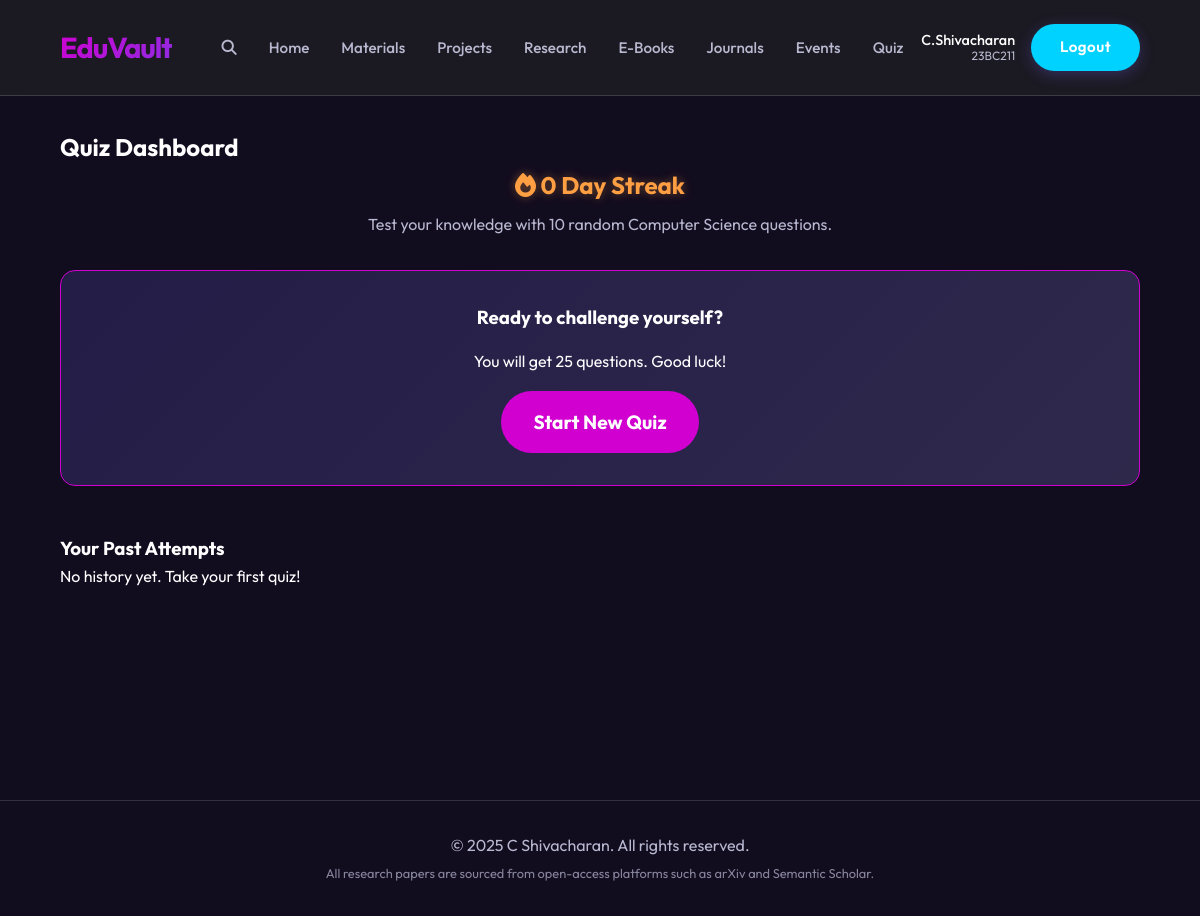
The page /quiz (signed in) on the database its author committed.
### models.py (models this page shows, shortened)
class User(UserMixin, db.Model):
    id = db.Column(db.Integer, primary_key=True)
    admission_number = db.Column(db.String(20), unique=True, nullable=False)
    name = db.Column(db.String(100), nullable=False) # Students name
    password_hash = db.Column(db.String(128))
    role = db.Column(db.String(10), default='student')
    recovery_codes = db.Column(db.String(200), nullable=True) # Comma separated codes
    quiz_streak = db.Column(db.Integer, default=0)
    last_quiz_date = db.Column(db.Date, nullable=True)
    bookmarks = db.relationship('Bookmark', backref='user', lazy=True, cascade='all, delete-orphan')
    quiz_results = db.relationship('QuizResult', backref='user', lazy=True, cascade='all, delete-orphan')

### routes.py (the view)
@main_bp.route('/quiz')
@login_required
def quiz():
    history = QuizResult.query.filter_by(user_id=current_user.id).order_by(QuizResult.date_played.desc()).all()
    return render_template('quiz_dashboard.html', history=history)

### app.py (called while the page is built)
def create_app():
    app = Flask(__name__)
    app.config['SECRET_KEY'] = 'dev_secret_key' # Change for production
    app.config['SQLALCHEMY_DATABASE_URI'] = 'sqlite:///eduvault.db'
    app.config['SQLALCHEMY_TRACK_MODIFICATIONS'] = False
    app.config['UPLOAD_FOLDER'] = os.path.join('static', 'uploads')
    from flask_login import LoginManager
    login_manager = LoginManager()
    login_manager.login_view = 'main.login'
    login_manager.init_app(app)
    db.init_app(app)
    from models import User, Material, Event, Question, QuizResult
    @login_manager.user_loader
    def load_user(user_id):
        return User.query.get(int(user_id))
    with app.app_context():
        db.create_all()
    from routes import main_bp
    app.register_blueprint(main_bp)
    return app

### templates/quiz_dashboard.html (shortened to what this page needs)
{% extends 'base.html' %}
{% block content %}
<div class="container">
    <h2>Quiz Dashboard</h2>
    <div class="streak-badge">
        <i class="fas fa-fire"></i> {{ current_user.quiz_streak }} Day Streak
    </div>
    <p class="subtitle">Test your knowledge with 10 random Computer Science questions.</p>
    <div class="action-card">
        <h3>Ready to challenge yourself?</h3>
        <p>You will get 25 questions. Good luck!</p>
        <a href="{{ url_for('main.start_quiz') }}" class="btn-start">Start New Quiz</a>
    </div>
    <div class="history-section">
        <h3>Your Past Attempts</h3>
        {% if history %}
        <table class="history-table">
            <thead>
                <tr>
                    <th>Date</th>
                    <th>Score</th>
                    <th>Percentage</th>
                </tr>
            </thead>
            <tbody>
                {% for attempt in history %}
                <tr>
                    <td>{{ attempt.date_played.strftime('%Y-%m-%d %H:%M') }}</td>
                    <td><span class="score-badge">{{ attempt.score }} / {{ attempt.total }}</span></td>
                    <td>{{ (attempt.score / attempt.total * 100)|round(1) }}%</td>
                </tr>
                {% endfor %}
            </tbody>
        </table>
        {% else %}
        <p class="no-data">No history yet. Take your first quiz!</p>
        {% endif %}
    </div>
</div>
{% endblock %}

### templates/base.html (shortened to what this page needs)
<!DOCTYPE html>
<html lang="en">
<head>
    <link rel="stylesheet" href="{{ url_for('static', filename='css/style.css') }}?v=4">
    <link rel="stylesheet" href="https://cdnjs.cloudflare.com/ajax/libs/font-awesome/6.4.0/css/all.min.css">
</head>
<body>
    <nav>
        <div class="logo">EduVault</div>
        <ul class="nav-links">
            <li>
            <li>
                <a href="#" onclick="toggleSpotlight(); return false;" title="Search Vault (Ctrl+K)">
                    <i class="fas fa-search"></i>
                </a>
            </li>
            <li><a href="{{ url_for('main.index') }}">Home</a></li>
            <li><a href="{{ url_for('main.materials') }}">Materials</a></li>
            <li><a href="{{ url_for('main.projects') }}">Projects</a></li>
            <li><a href="{{ url_for('main.research') }}">Research</a></li>
            <li><a href="{{ url_for('main.ebooks') }}">E-Books</a></li>
            <li><a href="{{ url_for('main.journals') }}">Journals</a></li>
            <li><a href="{{ url_for('main.events') }}">Events</a></li>
            <li><a href="{{ url_for('main.quiz') }}">Quiz</a></li>
        </ul>
        <div class="auth nav-auth-container">
            {% if current_user.is_authenticated %}
            <div class="user-info">
                <span class="user-name">{{ current_user.name }} </span>
                <span class="user-id">{{ current_user.admission_number }}</span>
            </div>
            <a href="{{ url_for('main.logout') }}" class="btn-login btn-accent">Logout</a>
            {% else %}
            <a href="{{ url_for('main.login') }}" class="btn-login">Login</a>
            <a href="{{ url_for('main.register') }}" class="btn-login btn-secondary">Register</a>
            {% endif %}
        </div>
    </nav>
    <main>
        {% block content %}{% endblock %}
    </main>
    <footer>
        <p>&copy; 2025 C Shivacharan. All rights reserved.</p>
        <p style="font-size: 0.8rem; opacity: 0.7; margin-top: 5px;">All research papers are sourced from open-access
            platforms such as arXiv and Semantic Scholar.</p>
    </footer>
</body>
</html>

### static/css/style.css (style rules this page uses)
:root { --primary-color: #d100d1; --secondary-color: #8e2de2; --background: #120c1f; --surface: #1e1b2e; --text-main: #ffffff; --text-muted: #b8b8d0; --accent: #00d2ff; --gradient-primary: linear-gradient(135deg, #d100d1 0%, #8e2de2 100%); --gradient-hover: linear-gradient(135deg, #f500f5 0%, #a445f0 100%); --glass-border: 1px solid rgba(255, 255, 255, 0.15); }
* { margin: 0; padding: 0; box-sizing: border-box; }
body { font-family: 'Outfit', sans-serif; background-color: var(--background); color: var(--text-main); line-height: 1.6; }
nav { display: flex; justify-content: space-between; align-items: center; padding: 1.5rem 5%; background: rgba(30, 30, 36, 0.8); backdrop-filter: blur(12px); -webkit-backdrop-filter: blur(12px); position: sticky; top: 0; z-index: 1000; border-bottom: var(--glass-border); }
.logo { font-size: 1.8rem; font-weight: 700; background: var(--gradient-primary); background-clip: text; -webkit-background-clip: text; -webkit-text-fill-color: transparent; letter-spacing: -1px; }
.nav-links { display: flex; list-style: none; gap: 2rem; }
.nav-links a { text-decoration: none; color: var(--text-muted); font-weight: 500; transition: all 0.3s ease; font-size: 0.95rem; }
.btn-login, .btn-primary, button[type="submit"] { text-decoration: none; color: white; background: var(--gradient-primary); padding: 0.7rem 1.8rem; border-radius: 50px; font-weight: 600; border: none; cursor: pointer; transition: all 0.3s cubic-bezier(0.4, 0, 0.2, 1); box-shadow: 0 4px 15px rgba(108, 92, 231, 0.3); letter-spacing: 0.5px; font-size: 0.95rem; display: inline-block; }
main { padding: 2rem 5%; min-height: 80vh; }
.container { max-width: 1200px; margin: 0 auto; }
footer { text-align: center; padding: 2rem; color: var(--text-muted); margin-top: 4rem; border-top: var(--glass-border); }
.nav-auth-container { display: flex; align-items: center; gap: 1rem; }
.user-info { display: flex; flex-direction: column; align-items: flex-end; line-height: 1.2; }
.user-name { color: var(--text-main); font-weight: 500; font-size: 0.9rem; }
.user-id { color: var(--text-muted); font-size: 0.75rem; }
.btn-accent { background: var(--accent) !important; }

### templates/quiz_dashboard.html (style rules this page uses)
.subtitle { text-align: center; color: var(--text-muted); margin-bottom: 2rem; }
.streak-badge { text-align: center; font-size: 1.5rem; font-weight: bold; color: #ff9f43; margin-bottom: 0.5rem; text-shadow: 0 0 10px rgba(255, 159, 67, 0.4); animation: pulse-fire 2s infinite alternate; }
.action-card { background: linear-gradient(135deg, rgba(108, 92, 231, 0.2), rgba(162, 155, 254, 0.2)); padding: 2rem; border-radius: 15px; text-align: center; border: 1px solid var(--primary-color); margin-bottom: 3rem; }
.action-card h3 { margin-bottom: 1rem; color: #fff; }
.btn-start { display: inline-block; background: var(--primary-color); color: white; padding: 1rem 2rem; border-radius: 50px; text-decoration: none; font-weight: bold; font-size: 1.2rem; transition: transform 0.2s; margin-top: 1rem; }

### rows shown on the page
User: name "C.Shivacharan", admission_number "23BC211", quiz_streak "0"
